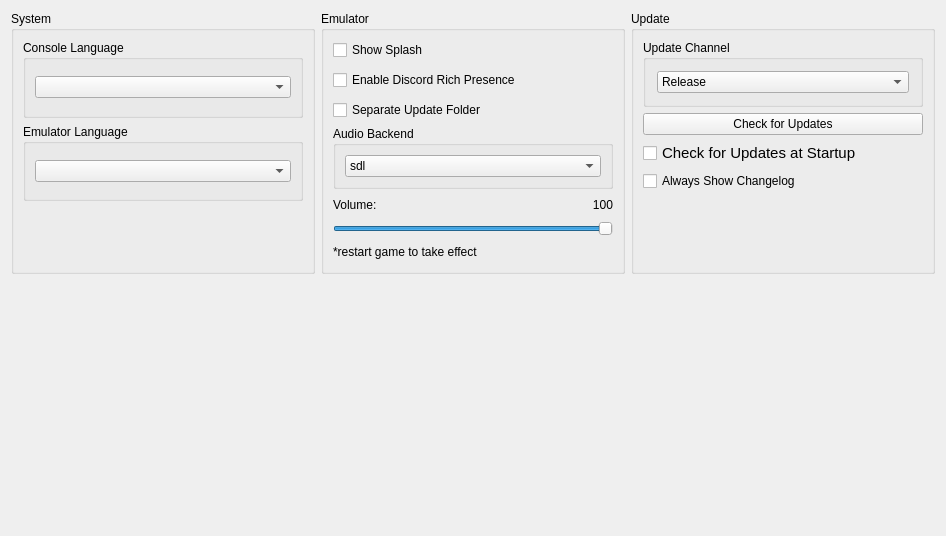
      <widget class="QWidget" name="generalTabContents">
       <property name="geometry">
        <rect>
         <x>0</x>
         <y>0</y>
         <width>946</width>
         <height>536</height>
        </rect>
       </property>
       <layout class="QVBoxLayout" name="generalTabVLayout" stretch="0">
        <item>
         <layout class="QGridLayout" name="gridLayout">
          <property name="bottomMargin">
           <number>0</number>
          </property>
          <property name="spacing">
           <number>6</number>
          </property>
          <item row="0" column="1">
           <layout class="QVBoxLayout" name="emulatorTabLayoutMiddle">
            <property name="leftMargin">
             <number>0</number>
            </property>
            <property name="rightMargin">
             <number>0</number>
            </property>
            <property name="bottomMargin">
             <number>0</number>
            </property>
            <item>
             <widget class="QGroupBox" name="emulatorSettingsGroupBox">
              <property name="sizePolicy">
               <sizepolicy hsizetype="Preferred" vsizetype="Preferred">
                <horstretch>0</horstretch>
                <verstretch>0</verstretch>
               </sizepolicy>
              </property>
              <property name="title">
               <string>Emulator</string>
              </property>
              <property name="flat">
               <bool>false</bool>
              </property>
              <property name="checkable">
               <bool>false</bool>
              </property>
              <layout class="QVBoxLayout" name="additionalSettingsVLayout" stretch="0,0,0,0,0">
               <property name="spacing">
                <number>6</number>
               </property>
               <property name="leftMargin">
                <number>9</number>
               </property>
               <property name="topMargin">
                <number>9</number>
               </property>
               <property name="rightMargin">
                <number>9</number>
               </property>
               <property name="bottomMargin">
                <number>9</number>
               </property>
               <item>
                <layout class="QVBoxLayout" name="emulatorverticalLayout">
                 <property name="spacing">
                  <number>10</number>
                 </property>
                 <item>
                  <widget class="QCheckBox" name="showSplashCheckBox">
                   <property name="text">
                    <string>Show Splash</string>
                   </property>
                  </widget>
                 </item>
                 <item>
                  <widget class="QCheckBox" name="discordRPCCheckbox">
                   <property name="text">
                    <string>Enable Discord Rich Presence</string>
                   </property>
                  </widget>
                 </item>
                 <item>
                  <widget class="QCheckBox" name="separateUpdatesCheckBox">
                   <property name="text">
                    <string>Separate Update Folder</string>
                   </property>
                  </widget>
                 </item>
                </layout>
               </item>
               <item>
                <widget class="QGroupBox" name="audioBackendGroupBox">
                 <property name="title">
                  <string>Audio Backend</string>
                 </property>
                 <layout class="QVBoxLayout" name="verticalLayout_3">
                  <item>
                   <widget class="QComboBox" name="audioBackendComboBox">
                    <property name="currentIndex">
                     <number>0</number>
                    </property>
                    <item>
                     <property name="text">
                      <string>sdl</string>
                     </property>
                    </item>
                    <item>
                     <property name="text">
                      <string>cubeb</string>
                     </property>
                    </item>
                   </widget>
                  </item>
                 </layout>
                </widget>
               </item>
               <item>
                <layout class="QHBoxLayout" name="horizontalLayout_6">
                 <item>
                  <widget class="QLabel" name="VolumeLabel">
                   <property name="text">
                    <string>Volume:</string>
                   </property>
                  </widget>
                 </item>
                 <item>
                  <widget class="QLabel" name="VolumeValue">
                   <property name="text">
                    <string>100</string>
                   </property>
                   <property name="alignment">
                    <set>Qt::AlignmentFlag::AlignRight|Qt::AlignmentFlag::AlignTrailing|Qt::AlignmentFlag::AlignVCenter</set>
                   </property>
                  </widget>
                 </item>
                </layout>
               </item>
               <item>
                <widget class="QSlider" name="VolumeSlider">
                 <property name="sizePolicy">
                  <sizepolicy hsizetype="Preferred" vsizetype="Fixed">
                   <horstretch>0</horstretch>
                   <verstretch>0</verstretch>
                  </sizepolicy>
                 </property>
                 <property name="maximum">
                  <number>100</number>
                 </property>
                 <property name="value">
                  <number>100</number>
                 </property>
                 <property name="orientation">
                  <enum>Qt::Orientation::Horizontal</enum>
                 </property>
                </widget>
               </item>
               <item>
                <widget class="QLabel" name="label">
                 <property name="text">
                  <string>*restart game to take effect</string>
                 </property>
                </widget>
               </item>
              </layout>
             </widget>
            </item>
           </layout>
          </item>
          <item row="0" column="0">
           <layout class="QVBoxLayout" name="systemTabLayoutLeft">
            <property name="spacing">
             <number>6</number>
            </property>
            <property name="bottomMargin">
             <number>0</number>
            </property>
            <item>
             <widget class="QGroupBox" name="SystemSettings">
              <property name="sizePolicy">
               <sizepolicy hsizetype="Preferred" vsizetype="Preferred">
                <horstretch>0</horstretch>
                <verstretch>0</verstretch>
               </sizepolicy>
              </property>
              <property name="sizeIncrement">
               <size>
                <width>0</width>
                <height>0</height>
               </size>
              </property>
              <property name="title">
               <string>System</string>
              </property>
              <layout class="QVBoxLayout" name="emuSettingsLayout">
               <property name="bottomMargin">
                <number>70</number>
               </property>
               <item>
                <widget class="QGroupBox" name="consoleLanguageGroupBox">
                 <property name="title">
                  <string>Console Language</string>
                 </property>
                 <layout class="QVBoxLayout" name="settingsLayout">
                  <item>
                   <widget class="QComboBox" name="consoleLanguageComboBox"/>
                  </item>
                 </layout>
                </widget>
               </item>
               <item>
                <widget class="QGroupBox" name="emulatorLanguageGroupBox">
                 <property name="title">
                  <string>Emulator Language</string>
                 </property>
                 <layout class="QVBoxLayout" name="langSettingsLayout">
                  <item>
                   <widget class="QComboBox" name="emulatorLanguageComboBox"/>
                  </item>
                 </layout>
                </widget>
               </item>
              </layout>
             </widget>
            </item>
           </layout>
          </item>
          <item row="1" column="1">
           <spacer name="verticalSpacer_4">
            <property name="orientation">
             <enum>Qt::Orientation::Vertical</enum>
            </property>
            <property name="sizeHint" stdset="0">
             <size>
              <width>20</width>
              <height>40</height>
             </size>
            </property>
           </spacer>
          </item>
          <item row="1" column="0">
           <spacer name="verticalSpacer_3">
            <property name="orientation">
             <enum>Qt::Orientation::Vertical</enum>
            </property>
            <property name="sizeHint" stdset="0">
             <size>
              <width>20</width>
              <height>40</height>
             </size>
            </property>
           </spacer>
          </item>
          <item row="1" column="2">
           <spacer name="verticalSpacer_5">
            <property name="orientation">
             <enum>Qt::Orientation::Vertical</enum>
            </property>
            <property name="sizeHint" stdset="0">
             <size>
              <width>20</width>
              <height>40</height>
             </size>
            </property>
           </spacer>
          </item>
          <item row="0" column="2">
           <layout class="QVBoxLayout" name="updaterTabLayoutLeft">
            <property name="spacing">
             <number>6</number>
            </property>
            <property name="sizeConstraint">
             <enum>QLayout::SizeConstraint::SetDefaultConstraint</enum>
            </property>
            <property name="leftMargin">
             <number>0</number>
            </property>
            <property name="topMargin">
             <number>0</number>
            </property>
            <property name="rightMargin">
             <number>0</number>
            </property>
            <property name="bottomMargin">
             <number>0</number>
            </property>
            <item>
             <widget class="QGroupBox" name="updaterGroupBox">
              <property name="sizePolicy">
               <sizepolicy hsizetype="Preferred" vsizetype="MinimumExpanding">
                <horstretch>0</horstretch>
                <verstretch>0</verstretch>
               </sizepolicy>
              </property>
              <property name="minimumSize">
               <size>
                <width>0</width>
                <height>0</height>
               </size>
              </property>
              <property name="maximumSize">
               <size>
                <width>16777215</width>
                <height>16777215</height>
               </size>
              </property>
              <property name="title">
               <string>Update</string>
              </property>
              <layout class="QVBoxLayout" name="UpdateLayout" stretch="0,0,0,0">
               <property name="spacing">
                <number>6</number>
               </property>
               <property name="topMargin">
                <number>9</number>
               </property>
               <property name="rightMargin">
                <number>9</number>
               </property>
               <property name="bottomMargin">
                <number>80</number>
               </property>
               <item>
                <widget class="QGroupBox" name="updaterComboBox">
                 <property name="sizePolicy">
                  <sizepolicy hsizetype="Preferred" vsizetype="Fixed">
                   <horstretch>0</horstretch>
                   <verstretch>0</verstretch>
                  </sizepolicy>
                 </property>
                 <property name="minimumSize">
                  <size>
                   <width>0</width>
                   <height>0</height>
                  </size>
                 </property>
                 <property name="maximumSize">
                  <size>
                   <width>16777215</width>
                   <height>16777215</height>
                  </size>
                 </property>
                 <property name="title">
                  <string>Update Channel</string>
                 </property>
                 <layout class="QVBoxLayout" name="UpdateChannelLayout">
                  <property name="spacing">
                   <number>7</number>
                  </property>
                  <property name="leftMargin">
                   <number>11</number>
                  </property>
                  <property name="topMargin">
                   <number>11</number>
                  </property>
                  <property name="rightMargin">
                   <number>11</number>
                  </property>
                  <property name="bottomMargin">
                   <number>11</number>
                  </property>
                  <item>
                   <widget class="QComboBox" name="updateComboBox">
                    <property name="sizePolicy">
                     <sizepolicy hsizetype="Preferred" vsizetype="Fixed">
                      <horstretch>0</horstretch>
                      <verstretch>0</verstretch>
                     </sizepolicy>
                    </property>
                    <item>
                     <property name="text">
                      <string>Release</string>
                     </property>
                    </item>
                    <item>
                     <property name="text">
                      <string>Nightly</string>
                     </property>
                    </item>
                   </widget>
                  </item>
                 </layout>
                </widget>
               </item>
               <item>
                <widget class="QPushButton" name="checkUpdateButton">
                 <property name="sizePolicy">
                  <sizepolicy hsizetype="Minimum" vsizetype="Fixed">
                   <horstretch>0</horstretch>
                   <verstretch>0</verstretch>
                  </sizepolicy>
                 </property>
                 <property name="minimumSize">
                  <size>
                   <width>0</width>
                   <height>0</height>
                  </size>
                 </property>
                 <property name="maximumSize">
                  <size>
                   <width>16777215</width>
                   <height>16777215</height>
                  </size>
                 </property>
                 <property name="text">
                  <string>Check for Updates</string>
                 </property>
                </widget>
               </item>
               <item>
                <widget class="QCheckBox" name="updateCheckBox">
                 <property name="sizePolicy">
                  <sizepolicy hsizetype="Preferred" vsizetype="Fixed">
                   <horstretch>0</horstretch>
                   <verstretch>0</verstretch>
                  </sizepolicy>
                 </property>
                 <property name="font">
                  <font>
                   <pointsize>11</pointsize>
                   <bold>false</bold>
                  </font>
                 </property>
                 <property name="text">
                  <string>Check for Updates at Startup</string>
                 </property>
                </widget>
               </item>
               <item>
                <widget class="QCheckBox" name="changelogCheckBox">
                 <property name="text">
                  <string>Always Show Changelog</string>
                 </property>
                </widget>
               </item>
              </layout>
             </widget>
            </item>
           </layout>
          </item>
         </layout>
        </item>
       </layout>
      </widget>
